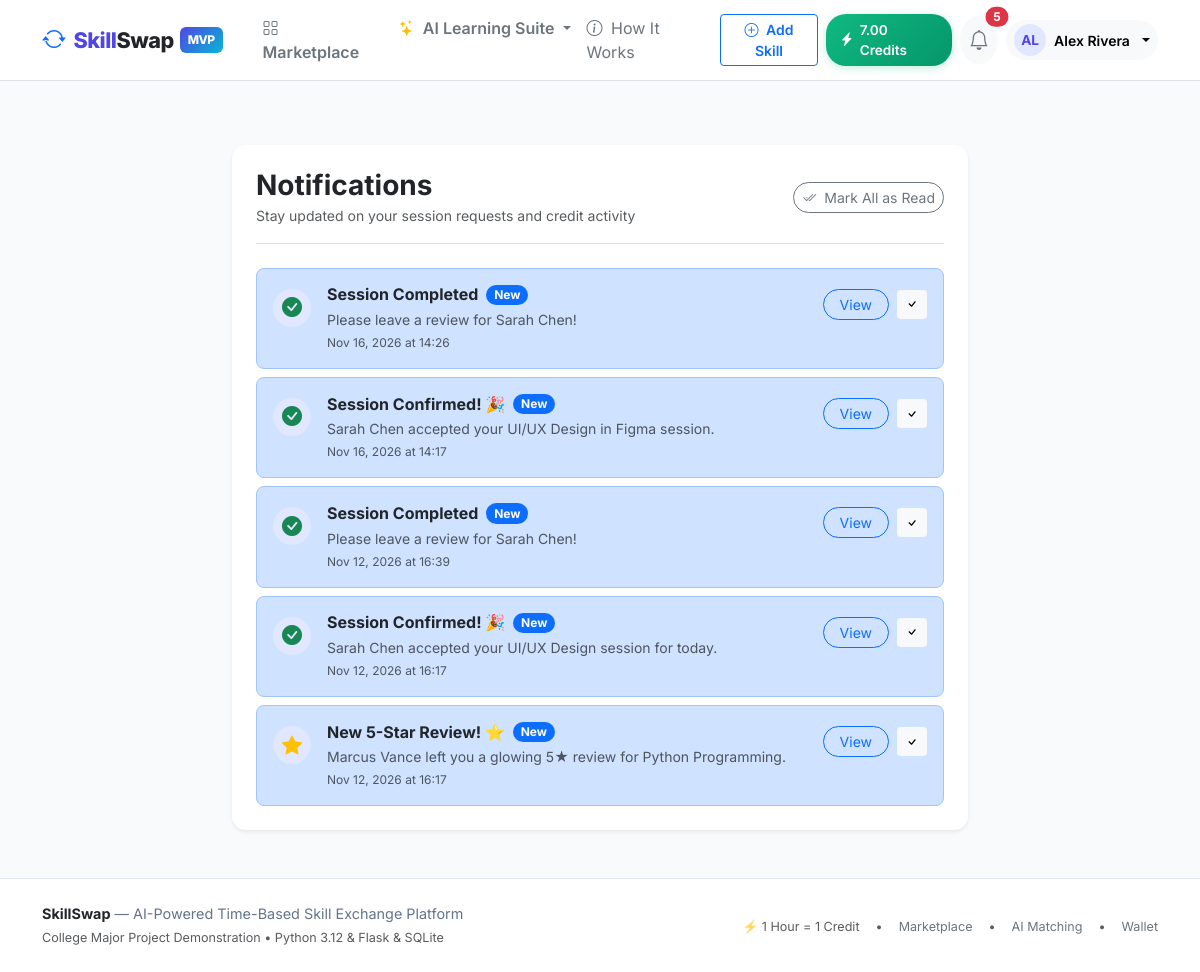
/notifications/ (signed in), run on the app's committed database.
### app/models/wallet.py (models this page shows, shortened)
class Wallet(db.Model):
    __tablename__ = "wallets"
    id = db.Column(db.Integer, primary_key=True)
    user_id = db.Column(db.Integer, db.ForeignKey("users.id"), unique=True, nullable=False, index=True)
    available_balance = db.Column(db.Numeric(8, 2), default=Decimal("0.00"), nullable=False)
    reserved_balance = db.Column(db.Numeric(8, 2), default=Decimal("0.00"), nullable=False)
    updated_at = db.Column(db.DateTime, default=lambda: datetime.now(timezone.utc), onupdate=lambda: datetime.now(timezone.utc), nullable=False)
    user = db.relationship("User", back_populates="wallet")
    transactions = db.relationship(
        "WalletTransaction", back_populates="wallet", cascade="all, delete-orphan", order_by="desc(WalletTransaction.created_at)"
    )

### app/models/user.py (models this page shows, shortened)
class User(UserMixin, db.Model):
    __tablename__ = "users"
    id = db.Column(db.Integer, primary_key=True)
    username = db.Column(db.String(64), unique=True, nullable=False, index=True)
    email = db.Column(db.String(120), unique=True, nullable=False, index=True)
    password_hash = db.Column(db.String(256), nullable=False)
    full_name = db.Column(db.String(100), nullable=False)
    role = db.Column(db.String(20), default="user", nullable=False)  # 'user', 'admin'
    status = db.Column(db.String(20), default="active", nullable=False)  # 'active', 'suspended'
    bio = db.Column(db.Text, default="")
    headline = db.Column(db.String(150), default="")
    location = db.Column(db.String(100), default="")
    timezone = db.Column(db.String(50), default="UTC")
    avatar_path = db.Column(db.String(255), nullable=True)
    created_at = db.Column(db.DateTime, default=lambda: datetime.now(timezone.utc), nullable=False)
    updated_at = db.Column(db.DateTime, default=lambda: datetime.now(timezone.utc), onupdate=lambda: datetime.now(timezone.utc), nullable=False)
    wallet = db.relationship("Wallet", back_populates="user", uselist=False, cascade="all, delete-orphan")
    skills = db.relationship("UserSkill", back_populates="user", cascade="all, delete-orphan", lazy="dynamic")
    availability = db.relationship("AvailabilitySlot", back_populates="user", cascade="all, delete-orphan")
    bookings_as_learner = db.relationship(
        "Booking", foreign_keys="Booking.learner_id", back_populates="learner", lazy="dynamic"
    )
    bookings_as_teacher = db.relationship(
        "Booking", foreign_keys="Booking.teacher_id", back_populates="teacher", lazy="dynamic"
    )
    reviews_given = db.relationship(
        "Review", foreign_keys="Review.reviewer_id", back_populates="reviewer", lazy="dynamic"
    )
    reviews_received = db.relationship(
        "Review", foreign_keys="Review.reviewee_id", back_populates="reviewee", lazy="dynamic"
    )
    notifications = db.relationship("Notification", back_populates="user", cascade="all, delete-orphan", lazy="dynamic")
    roadmaps = db.relationship("LearningRoadmap", back_populates="user", cascade="all, delete-orphan", lazy="dynamic")
    quizzes = db.relationship("GeneratedQuiz", back_populates="user", cascade="all, delete-orphan", lazy="dynamic")
    ai_conversations = db.relationship("AIConversation", back_populates="user", cascade="all, delete-orphan", lazy="dynamic")
    ai_prefs = db.relationship("UserAIPrefs", back_populates="user", uselist=False, cascade="all, delete-orphan")
    @property
    def is_admin(self) -> bool:
        return self.role == "admin"
    @property
    def is_active(self) -> bool:
        return self.status == "active"

### app/models/notification.py (models this page shows, shortened)
class Notification(db.Model):
    __tablename__ = "notifications"
    id = db.Column(db.Integer, primary_key=True)
    user_id = db.Column(db.Integer, db.ForeignKey("users.id"), nullable=False, index=True)
    type = db.Column(db.String(50), nullable=False)  # 'booking_request', 'booking_accepted', 'booking_completed', etc.
    title = db.Column(db.String(120), nullable=False)
    message = db.Column(db.Text, nullable=False)
    link = db.Column(db.String(255), nullable=True)
    is_read = db.Column(db.Boolean, default=False, nullable=False, index=True)
    created_at = db.Column(db.DateTime, default=lambda: datetime.now(timezone.utc), nullable=False)
    user = db.relationship("User", back_populates="notifications")

### app/notifications/routes.py (the view)
@bp.route("/")
@login_required
def index():
    notifications = (
        Notification.query.filter_by(user_id=current_user.id)
        .order_by(Notification.created_at.desc())
        .limit(50)
        .all()
    )
    return render_template("notifications/index.html", notifications=notifications)

### app/services/notification_service.py (called while the page is built)
def get_unread_count(user_id: int) -> int:
    return Notification.query.filter_by(user_id=user_id, is_read=False).count()

### app/templates/notifications/index.html (shortened to what this page needs)
{% extends "base.html" %}
{% block content %}
<div class="container py-4">
  <div class="row justify-content-center">
    <div class="col-lg-8">
      <div class="card p-4 border-0 shadow-sm">
        <div class="d-flex justify-content-between align-items-center mb-4 border-bottom pb-3">
          <div>
            <h3 class="fw-bold mb-0">Notifications</h3>
            <span class="text-muted small">Stay updated on your session requests and credit activity</span>
          </div>
          {% if notifications %}
            <form method="POST" action="{{ url_for('notifications.mark_all_read') }}">
              <button type="submit" class="btn btn-outline-secondary btn-sm rounded-pill">
                <i class="bi bi-check2-all me-1"></i> Mark All as Read
              </button>
            </form>
          {% endif %}
        </div>
        {% if notifications %}
          <div class="d-flex flex-column gap-2">
            {% for n in notifications %}
              <div class="p-3 rounded-3 border d-flex align-items-start justify-content-between gap-3 {{ 'bg-light' if n.is_read else 'bg-primary-subtle border-primary-subtle' }}">
                <div class="d-flex align-items-start gap-3">
                  <div class="avatar-circle mt-1" style="width: 38px; height: 38px;">
                    {% if 'accept' in n.type or 'completed' in n.type %}
                      <i class="bi bi-check-circle-fill text-success fs-5"></i>
                    {% elif 'credit' in n.type %}
                      <i class="bi bi-lightning-charge-fill text-warning fs-5"></i>
                    {% elif 'review' in n.type %}
                      <i class="bi bi-star-fill text-warning fs-5"></i>
                    {% else %}
                      <i class="bi bi-bell-fill text-primary fs-5"></i>
                    {% endif %}
                  </div>
                  <div>
                    <div class="d-flex align-items-center gap-2 mb-1">
                      <h6 class="fw-bold mb-0">{{ n.title }}</h6>
                      {% if not n.is_read %}
                        <span class="badge bg-primary rounded-pill small">New</span>
                      {% endif %}
                    </div>
                    <p class="text-muted small mb-1">{{ n.message }}</p>
                    <div class="text-muted" style="font-size: 0.75rem;">{{ n.created_at.strftime('%b %d, %Y at %H:%M') }}</div>
                  </div>
                </div>
                <div class="d-flex align-items-center gap-2 mt-1">
                  {% if n.link %}
                    <a href="{{ n.link }}" class="btn btn-sm btn-outline-primary rounded-pill px-3">
                      View
                    </a>
                  {% endif %}
                  {% if not n.is_read %}
                    <form method="POST" action="{{ url_for('notifications.mark_read', id=n.id) }}">
                      <button type="submit" class="btn btn-sm btn-light border-0" title="Mark read">
                        <i class="bi bi-check"></i>
                      </button>
                    </form>
                  {% endif %}
                </div>
              </div>
            {% endfor %}
          </div>
        {% else %}
          <div class="text-center py-5 text-muted">
            <i class="bi bi-bell-slash fs-1 text-muted mb-2 d-block"></i>
            No notifications right now.
          </div>
        {% endif %}
      </div>
    </div>
  </div>
</div>
{% endblock %}

### app/templates/base.html (shortened to what this page needs)
<!DOCTYPE html>
<html lang="en">
<head>
  <link href="https://cdn.jsdelivr.net/npm/bootstrap@5.3.3/dist/css/bootstrap.min.css" rel="stylesheet">
  <link rel="stylesheet" href="https://cdn.jsdelivr.net/npm/bootstrap-icons@1.11.3/font/bootstrap-icons.min.css">
  <link rel="stylesheet" href="{{ url_for('static', filename='css/custom.css') }}">
</head>
<body>
  <nav class="navbar navbar-expand-lg navbar-light bg-white border-bottom sticky-top py-2">
    <div class="container">
      <a class="navbar-brand d-flex align-items-center" href="{{ url_for('dashboard.index') }}">
        <i class="bi bi-arrow-repeat text-primary me-2 fs-4"></i>
        <span>Skill<span class="text-dark">Swap</span></span>
        <span class="brand-badge">MVP</span>
      </a>
      <div class="collapse navbar-collapse" id="navbarMain">
        <ul class="navbar-nav me-auto mb-2 mb-lg-0 ms-lg-3">
          <li class="nav-item">
            <a class="nav-link fw-semibold text-secondary" href="{{ url_for('skills.index') }}">
              <i class="bi bi-grid me-1"></i> Marketplace
            </a>
          </li>
          <li class="nav-item dropdown">
            <a class="nav-link dropdown-toggle fw-semibold text-secondary" href="#" role="button" data-bs-toggle="dropdown">
              <i class="bi bi-stars text-warning me-1"></i> AI Learning Suite
            </a>
          </li>
          <li class="nav-item">
            <a class="nav-link text-secondary" href="#" data-bs-toggle="modal" data-bs-target="#howItWorksModal">
              <i class="bi bi-info-circle me-1"></i> How It Works
            </a>
          </li>
        </ul>
        <div class="d-flex align-items-center gap-2">
          {% if current_user.is_authenticated %}
            <a href="{{ url_for('skills.new') }}" class="btn btn-outline-primary btn-sm fw-semibold d-none d-md-inline-block">
              <i class="bi bi-plus-circle me-1"></i> Add Skill
            </a>
            <a href="{{ url_for('wallet.index') }}" class="credit-pill" title="1 Hour Teaching = 1 Credit">
              <i class="bi bi-lightning-charge-fill"></i>
              <span>{{ current_user.wallet.available_balance if current_user.wallet else '0.00' }} Credits</span>
            </a>
            <a href="{{ url_for('notifications.index') }}" class="btn btn-light position-relative p-2 rounded-circle" title="Notifications">
              <i class="bi bi-bell fs-5 text-secondary"></i>
              {% if unread_count > 0 %}
                <span class="position-absolute top-0 start-100 translate-middle badge rounded-pill bg-danger">
                  {{ unread_count }}
                </span>
              {% endif %}
            </a>
            <div class="dropdown">
              <button class="btn btn-light dropdown-toggle d-flex align-items-center gap-2 border-0 rounded-pill px-2 py-1" data-bs-toggle="dropdown">
                <div class="avatar-circle" style="width: 32px; height: 32px; font-size: 0.85rem;">
                  {{ current_user.username[:2].upper() }}
                </div>
                <span class="fw-semibold small d-none d-lg-inline">{{ current_user.full_name }}</span>
              </button>
            </div>
          {% else %}
            <a href="{{ url_for('auth.login') }}" class="btn btn-link text-decoration-none text-secondary fw-semibold">Sign In</a>
            <a href="{{ url_for('auth.register') }}" class="btn btn-primary fw-semibold shadow-sm">
              Get Started <span class="badge bg-warning text-dark ms-1">+2.0 Cr</span>
            </a>
          {% endif %}
        </div>
      </div>
    </div>
  </nav>
  <main class="py-4">
    {% block content %}{% endblock %}
  </main>
  <footer class="mt-auto">
    <div class="container">
      <div class="row gy-3 align-items-center">
        <div class="col-md-6 text-center text-md-start">
          <span class="fw-bold text-dark">SkillSwap</span> — AI-Powered Time-Based Skill Exchange Platform
          <div class="text-muted small mt-1">College Major Project Demonstration • Python 3.12 & Flask & SQLite</div>
        </div>
        <div class="col-md-6 text-center text-md-end">
          <div class="d-inline-flex gap-3 text-muted small">
            <span>⚡ 1 Hour = 1 Credit</span>
            <span>•</span>
            <a href="{{ url_for('skills.index') }}" class="text-decoration-none text-secondary">Marketplace</a>
            <span>•</span>
            <a href="{{ url_for('ai.matching') }}" class="text-decoration-none text-secondary">AI Matching</a>
            <span>•</span>
            <a href="{{ url_for('wallet.index') }}" class="text-decoration-none text-secondary">Wallet</a>
          </div>
        </div>
      </div>
    </div>
  </footer>
</body>
</html>

### app/static/css/custom.css (style rules this page uses)
:root { --primary: #4f46e5; --primary-hover: #4338ca; --primary-light: #e0e7ff; --accent: #10b981; --accent-hover: #059669; --accent-light: #d1fae5; --dark: #0f172a; --dark-surface: #1e293b; --gray-border: #e2e8f0; --gray-bg: #f8fafc; --font-family: 'Inter', system-ui, -apple-system, sans-serif; }
body { font-family: var(--font-family); background-color: var(--gray-bg); color: #334155; min-height: 100vh; display: flex; flex-direction: column; }
main { flex: 1; }
.navbar-brand { font-weight: 800; font-size: 1.35rem; letter-spacing: -0.5px; color: var(--primary) !important; }
.navbar-brand .brand-badge { background: linear-gradient(135deg, #4f46e5 0%, #06b6d4 100%); color: white; padding: 4px 8px; border-radius: 6px; font-size: 0.75rem; vertical-align: middle; margin-left: 6px; }
.credit-pill { background: linear-gradient(135deg, #10b981 0%, #059669 100%); color: white !important; font-weight: 600; border-radius: 20px; padding: 6px 14px; display: inline-flex; align-items: center; gap: 6px; font-size: 0.85rem; text-decoration: none; box-shadow: 0 2px 8px rgba(16, 185, 129, 0.25); transition: transform 0.15s ease; }
.card { border: 1px solid var(--gray-border); border-radius: 14px; box-shadow: 0 4px 15px -2px rgba(15, 23, 42, 0.04); transition: transform 0.2s ease, box-shadow 0.2s ease; background: white; }
.avatar-circle { width: 44px; height: 44px; border-radius: 50%; background: var(--primary-light); color: var(--primary); font-weight: 700; display: inline-flex; align-items: center; justify-content: center; font-size: 1.1rem; }
footer { background: white; border-top: 1px solid var(--gray-border); padding: 24px 0; font-size: 0.9rem; color: #64748b; }

### data on the page
Wallet: wallet "7.00"
User: username "AL", full_name "Alex Rivera"
Notification: title "Session Completed", is_read "New", message "Please leave a review for Sarah Chen!", created_at "Nov 16, 2026 at 14:26"
Notification: title "Session Confirmed! 🎉", is_read "New", message "Sarah Chen accepted your UI/UX Design in Figma session.", created_at "Nov 16, 2026 at 14:17"
Notification: title "Session Completed", is_read "New", message "Please leave a review for Sarah Chen!", created_at "Nov 12, 2026 at 16:39"
Notification: title "Session Confirmed! 🎉", is_read "New", message "Sarah Chen accepted your UI/UX Design session for today.", created_at "Nov 12, 2026 at 16:17"
Notification: type "review_received" (drawn), title "New 5-Star Review! ⭐", is_read "New", message "Marcus Vance left you a glowing 5★ review for Python Programming.", created_at "Nov 12, 2026 at 16:17"

### other printed values
{{ unread_count }} "5"
